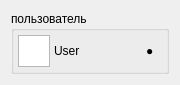
<?xml version="1.0" encoding="UTF-8"?>
<ui version="4.0">
 <class>user</class>
 <widget class="QWidget" name="user">
  <property name="geometry">
   <rect>
    <x>0</x>
    <y>0</y>
    <width>180</width>
    <height>80</height>
   </rect>
  </property>
  <property name="windowTitle">
   <string>Form</string>
  </property>
  <layout class="QVBoxLayout" name="verticalLayout_2">
   <item>
    <widget class="QGroupBox" name="userID">
     <property name="maximumSize">
      <size>
       <width>16777215</width>
       <height>64</height>
      </size>
     </property>
     <property name="title">
      <string>пользователь</string>
     </property>
     <layout class="QVBoxLayout" name="verticalLayout">
      <property name="spacing">
       <number>4</number>
      </property>
      <property name="leftMargin">
       <number>4</number>
      </property>
      <property name="topMargin">
       <number>4</number>
      </property>
      <property name="rightMargin">
       <number>4</number>
      </property>
      <property name="bottomMargin">
       <number>4</number>
      </property>
      <item>
       <layout class="QHBoxLayout" name="horizontalLayout">
        <item>
         <widget class="QGraphicsView" name="avator">
          <property name="minimumSize">
           <size>
            <width>32</width>
            <height>32</height>
           </size>
          </property>
          <property name="maximumSize">
           <size>
            <width>32</width>
            <height>32</height>
           </size>
          </property>
         </widget>
        </item>
        <item>
         <widget class="QLabel" name="nameLabel">
          <property name="sizePolicy">
           <sizepolicy hsizetype="Preferred" vsizetype="Expanding">
            <horstretch>0</horstretch>
            <verstretch>0</verstretch>
           </sizepolicy>
          </property>
          <property name="text">
           <string>User</string>
          </property>
         </widget>
        </item>
        <item>
         <spacer name="horizontalSpacer">
          <property name="orientation">
           <enum>Qt::Horizontal</enum>
          </property>
          <property name="sizeHint" stdset="0">
           <size>
            <width>134</width>
            <height>20</height>
           </size>
          </property>
         </spacer>
        </item>
        <item>
         <widget class="QLabel" name="statusLabel">
          <property name="sizePolicy">
           <sizepolicy hsizetype="Fixed" vsizetype="Expanding">
            <horstretch>0</horstretch>
            <verstretch>0</verstretch>
           </sizepolicy>
          </property>
          <property name="minimumSize">
           <size>
            <width>16</width>
            <height>0</height>
           </size>
          </property>
          <property name="maximumSize">
           <size>
            <width>16</width>
            <height>16777215</height>
           </size>
          </property>
          <property name="text">
           <string>●</string>
          </property>
         </widget>
        </item>
       </layout>
      </item>
     </layout>
    </widget>
   </item>
  </layout>
 </widget>
 <resources/>
 <connections/>
</ui>
